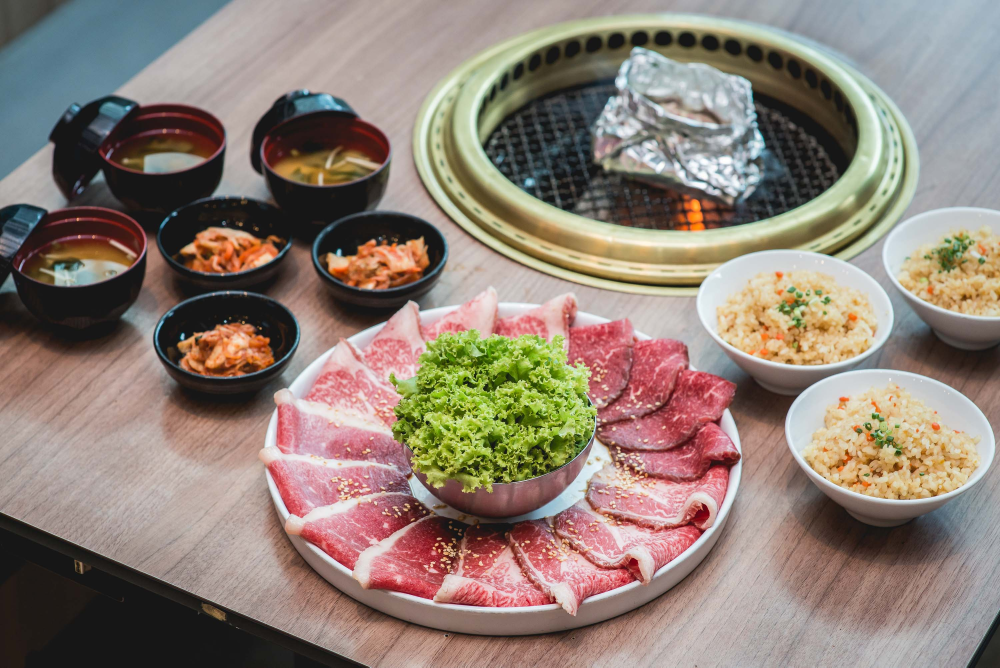
#> input picture im/aka.jpg, 3000 x 2002 px (shown at 1/3 size)
$ python histo.py
#> lines starting #> are read from the running program, lines starting #| are printed output that depends on the picture
import numpy as np
import matplotlib.pyplot as plt
import cv2 as cv

#since we need to plot the images to the matplotlib, we need to conver the image we
#want to plot back to rgb for true color.

#-------------Function convert BGR to grayscale----------------------------------
img = cv.resize(cv.imread("./im/aka.jpg"), (600,400))
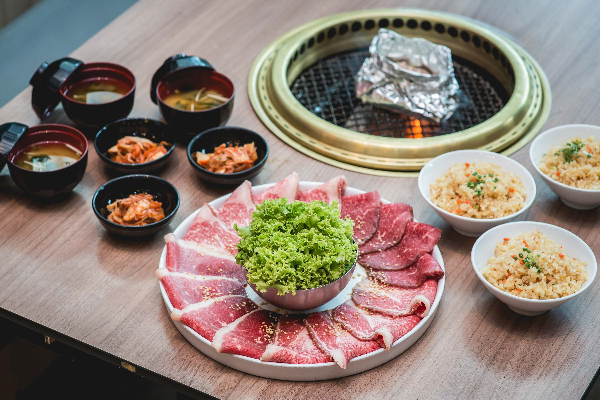
#> img: shape (400, 600, 3); mean B, G, R 117, 127.7, 142.5
image = cv.cvtColor(img, cv.COLOR_BGR2RGB)
gray_image = cv.cvtColor(img,cv.COLOR_BGR2GRAY)
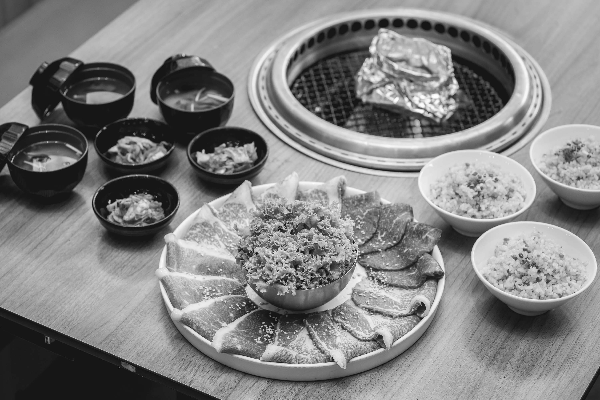
#> gray_image: shape (400, 600); min 11, max 254, mean 130.9

gray_image_for_plot = cv.cvtColor(gray_image, cv.COLOR_GRAY2RGB)

#-------------Manual convert BGR to grayscale------------------------------------
#-------------luminosity method
img1 = img.copy()
gray_b = 0.114*img1[:,:,0]
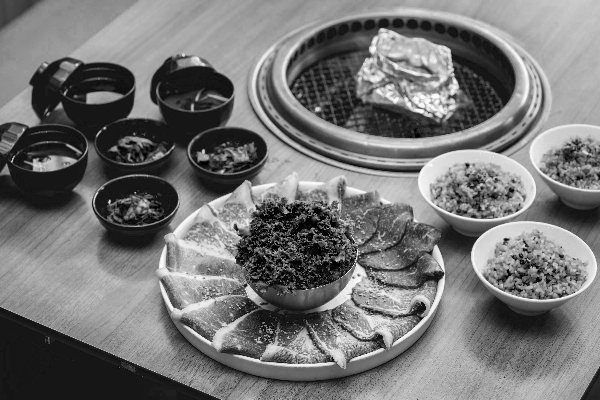
#> gray_b: shape (400, 600) float64; min 0, max 29.07, mean 13.3; drawn with min black and max white
gray_g = 0.587*img1[:,:,1]
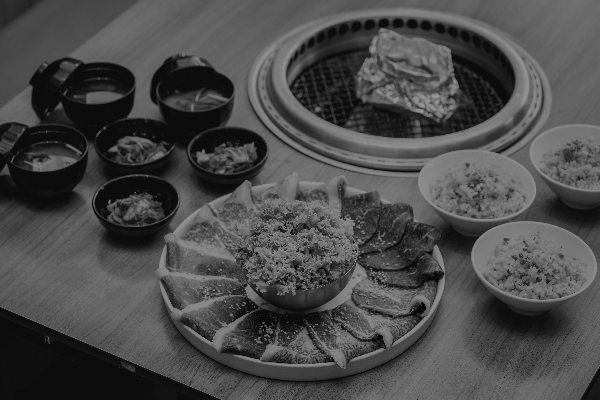
#> gray_g: shape (400, 600) float64; min 0, max 149.7, mean 75
gray_r = 0.299*img1[:,:,2]
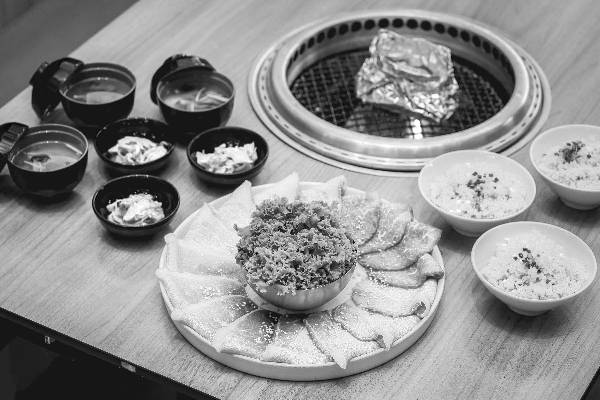
#> gray_r: shape (400, 600) float64; min 0, max 76.24, mean 42.6; drawn with min black and max white
gray = gray_b + gray_g + gray_r
gray = gray.astype(dtype=np.uint8)
img1[:,:,0] = gray_b + gray_g + gray_r
img1[:,:,1] = gray_b + gray_g + gray_r
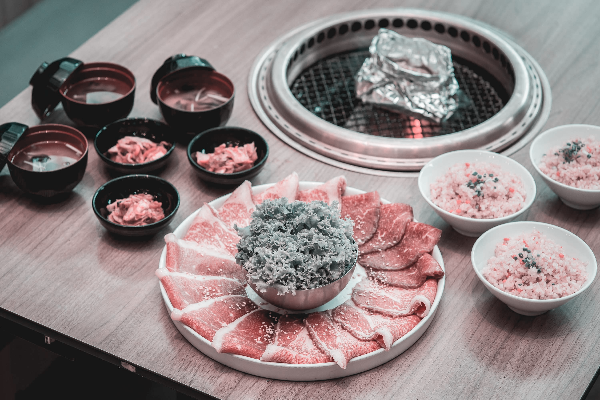
#> img1: shape (400, 600, 3); mean B, G, R 130.4, 130.4, 142.5
img1[:,:,2] = gray_b + gray_g + gray_r
new_img1 = cv.cvtColor(img1, cv.COLOR_BGR2RGB)

plt.subplot(131)
plt.title("Original image")
plt.imshow(image)

plt.subplot(132)
plt.title("Manual convert BGR to grayscale")
plt.imshow(gray_image_for_plot)

plt.subplot(133)
plt.title("luminosity")
plt.imshow(new_img1)
plt.show()


#-------------Function histogram----------------------------------
histr = cv.calcHist([gray_image],[0],None,[256],[0,256])
#> histr = 256 values, max 14074 at index 22, min 0 at index 0, mean 937.5


#-------------Manual histogram------------------------------------
def histo(image):
    hist = np.zeros(256)
    for i in image.ravel():
        hist[i] +=1
#> this loop made 240000 passes
#> i on passes 1 to 3: 71, 71, 69
#> after the loop, hist = 256 values, max 14611 at index 22, min 0 at index 0, mean 937.5

    return hist

x_axis = range(0,256)


#-----------Manual converted image---------------------------------
plt.subplot(231)
plt.imshow(new_img1)
plt.title("Manual converted image")
#-----------Manual histogram - Manual convert BGR to grayscale-----
hist1 = histo(gray)
#> hist1 has the same summary as hist in histo
plt.subplot(232)
plt.plot(x_axis, hist1)
plt.title("Manual histogram from manual method")
plt.ylabel("pixels count")
plt.xlabel("grayscale value")

#-----------Function histogram - Manual convert BGR to grayscale---
histr1 = cv.calcHist([gray],[0],None,[256],[0,256])
#> histr1 has the same summary as hist in histo
plt.subplot(233)
plt.plot(histr1)
plt.title("Function histogram from manual method")

plt.ylabel("pixels count")
plt.xlabel("grayscale value")


#-----------Function converted image---------------------------------
plt.subplot(234)
plt.imshow(gray_image_for_plot)
plt.title("Function converted image")
#-----------Manual histogram - function convert BGR to grayscale---
hist = histo(gray_image)
#> the loop in histo (call 2), `for i in image.ravel():` made 240000 passes
#> hist has the same summary as histr
plt.subplot(235)
plt.plot(x_axis, hist)
plt.title("Manual histogram from function grayscale")
plt.ylabel("pixels count")
plt.xlabel("grayscale value")

#-----------Function histogram - function convert BGR to grayscale-
plt.subplot(236)
plt.plot(histr)
plt.title("Function histogram from function grayscale")

plt.ylabel("pixels count")
plt.xlabel("grayscale value")
plt.show()
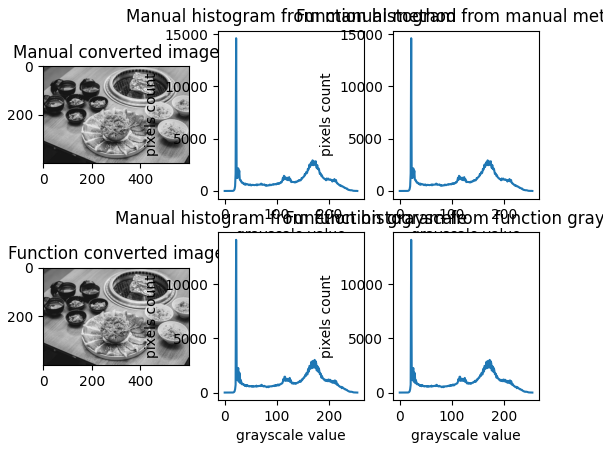
#> figure drawn by matplotlib, 6 panels; panel 2: curve peaks at x = 22, y = 14611; panel 3: curve peaks at x = 22, y = 14611; panel 5: curve peaks at x = 22, y = 14074; panel 6: curve peaks at x = 22, y = 14074

$ run again, with im/mount.jpg copied over im/aka.jpg
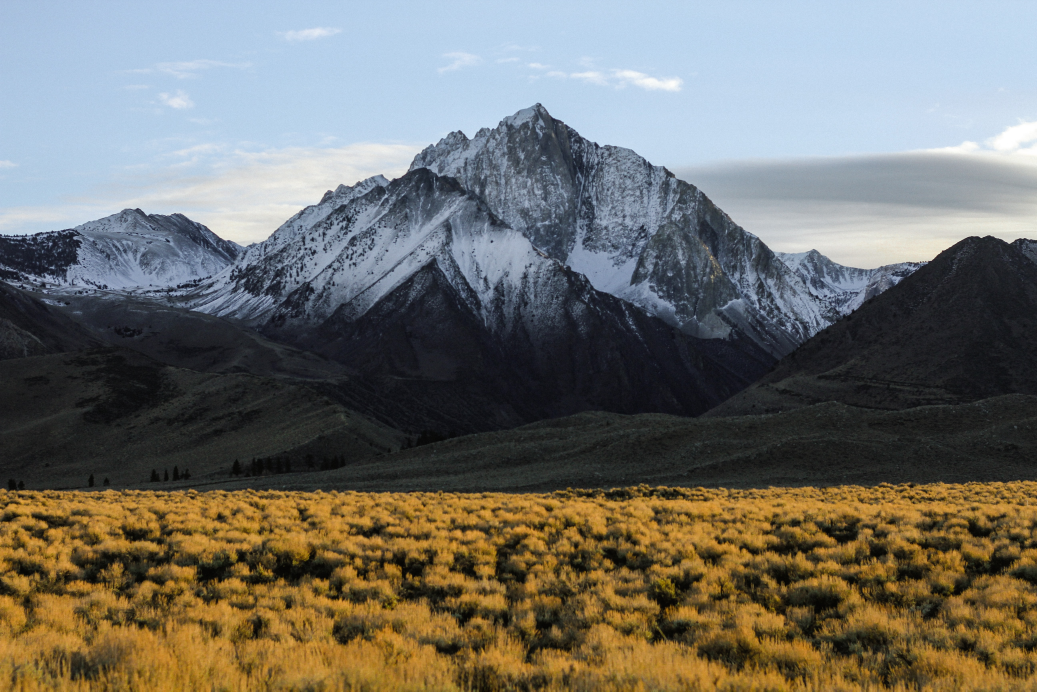
#> input picture im/mount.jpg, 5184 x 3456 px (shown at 1/5 size)
#> `gray_g = 0.587*img1[:,:,1]`:
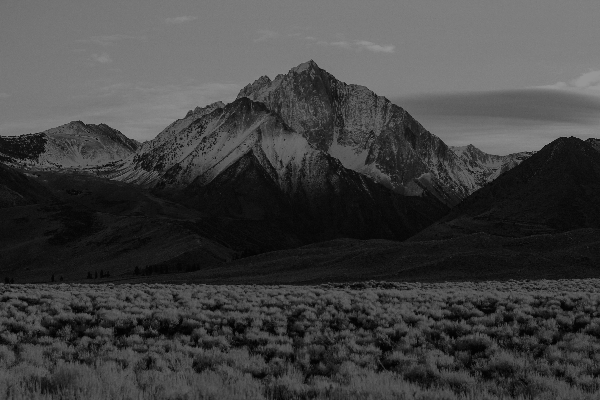
#> gray_g: shape (400, 600) float64; min 1.76, max 149.7, mean 65.7
#> `img1[:,:,0] = gray_b + gray_g + gray_r`:
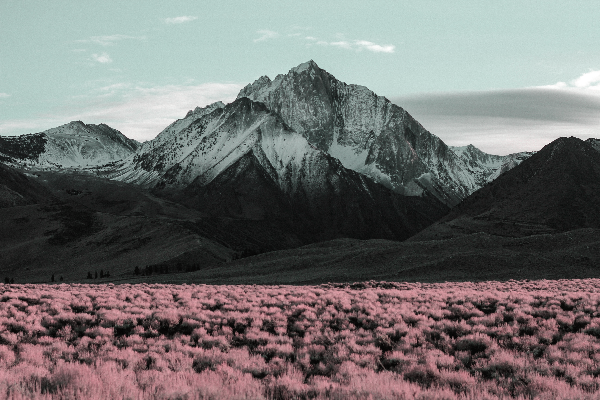
#> img1: shape (400, 600, 3); mean B, G, R 111.1, 111.9, 113.5
#> histr = 256 values, max 3614 at index 210, min 0 at index 0, mean 937.5
#> the loop in histo, `for i in image.ravel():` made 240000 passes
#> i on passes 1 to 3: 183, 185, 183
#> after the loop in histo, `for i in image.ravel():`: hist = 256 values, max 3656 at index 209, min 0 at index 0, mean 937.5
#> hist1 has the same summary as hist in histo
#> histr1 has the same summary as hist in histo
#> the loop in histo (call 2), `for i in image.ravel():` made 240000 passes
#> i on passes 1 to 3: 184, 186, 184
#> `hist = histo(gray_image)`: hist has the same summary as histr
